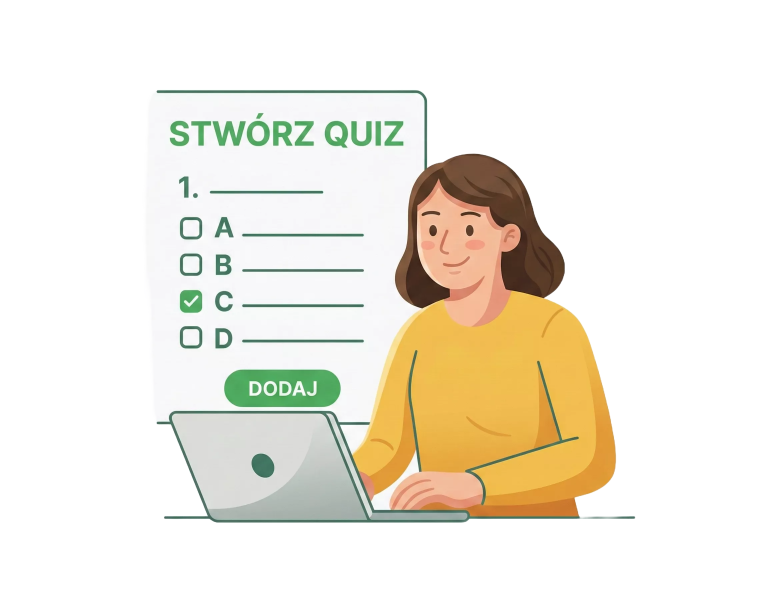
#> input picture apps/app/src/assets/dashboard_welcome.webp, 2336 x 1824 px (shown at 1/3 size)
$ python -i generator.py   (imports and definitions only)
#> lines starting #> are read from the running program, lines starting #| are printed output that depends on the picture
"""Thumbnail generation for materials."""

from __future__ import annotations

import io
import math
from pathlib import Path

from PIL import Image

# A4 ratio: 210mm x 297mm = 1:1.414
A4_RATIO = math.sqrt(2)  # ~1.414
THUMBNAIL_WIDTH = 250
THUMBNAIL_HEIGHT = int(THUMBNAIL_WIDTH * A4_RATIO)  # ~354px


def generate_thumbnail_from_pdf(pdf_path: Path) -> bytes | None:
    """Generate thumbnail from first page of PDF."""
    try:
        from pdf2image import convert_from_path  # type: ignore[attr-defined]

        # Convert first page to image
        images = convert_from_path(str(pdf_path), first_page=1, last_page=1, dpi=150)
        if not images:
            return None

        image = images[0]
        return _resize_and_encode(image)
    except Exception:
        return None


def generate_thumbnail_from_image(image_path: Path) -> bytes | None:
    """Generate thumbnail from image file."""
    try:
        with Image.open(image_path) as img:
            # Convert to RGB if necessary (for PNG with transparency, etc.)
#> img is the input picture: PIL image 2336x1824 RGBA; mean R, G, B, A 79.9, 74.7, 63.2, 91.5
            if img.mode in ("RGBA", "LA", "P"):
                rgb_img = Image.new("RGB", img.size, (255, 255, 255))
#> rgb_img: PIL image 2336x1824 RGB; every value is 255
                if img.mode == "P":
                    img = img.convert("RGBA")
                mask = img.split()[-1] if img.mode in ("RGBA", "LA") else None
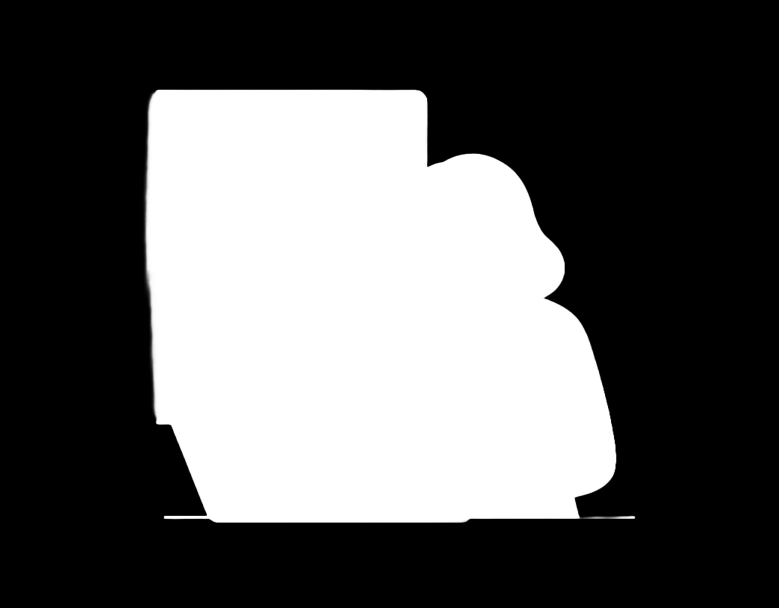
#> mask: PIL image 2336x1824 L (shown at 1/3 size); min 0, max 255, mean 91.5
                rgb_img.paste(img, mask=mask)
                img = rgb_img
            elif img.mode != "RGB":
                img = img.convert("RGB")

            return _resize_and_encode(img)
    except Exception:
        return None


def _resize_and_encode(image: Image.Image) -> bytes:
    """Resize image to A4 ratio thumbnail and encode as JPEG."""
    # Calculate target size maintaining A4 ratio
    img_width, img_height = image.size
#> img_width = 2336; img_height = 1824
    img_ratio = img_height / img_width if img_width > 0 else A4_RATIO
#> img_ratio = 0.781

    # If image is wider than A4 ratio, fit to width
    # If image is taller than A4 ratio, fit to height
    if img_ratio > A4_RATIO:
        # Image is taller - fit to height
        target_height = THUMBNAIL_HEIGHT
        target_width = int(target_height / img_ratio)
    else:
        # Image is wider - fit to width
        target_width = THUMBNAIL_WIDTH
        target_height = int(target_width * img_ratio)
#> target_height = 195

    # Resize with high-quality resampling
    resized = image.resize((target_width, target_height), Image.Resampling.LANCZOS)
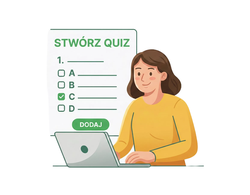
#> resized: PIL image 250x195 RGB; mean R, G, B 240.2, 235.3, 223.6

    # Create canvas with A4 ratio
    canvas = Image.new("RGB", (THUMBNAIL_WIDTH, THUMBNAIL_HEIGHT), (255, 255, 255))
#> canvas: PIL image 250x353 RGB; every value is 255

    # Center the resized image on canvas
    x_offset = (THUMBNAIL_WIDTH - target_width) // 2
    y_offset = (THUMBNAIL_HEIGHT - target_height) // 2
#> y_offset = 79
    canvas.paste(resized, (x_offset, y_offset))
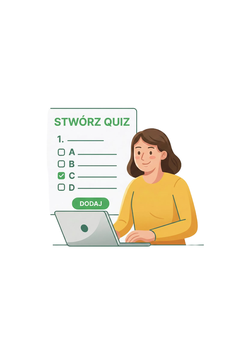
#> canvas: PIL image 250x353 RGB; mean R, G, B 246.8, 244.1, 237.7

    # Encode as JPEG
    buffer = io.BytesIO()
    canvas.save(buffer, format="JPEG", quality=85, optimize=True)
    return buffer.getvalue()


def can_generate_thumbnail(mime_type: str | None, filename: str | None) -> bool:
    """Check if thumbnail can be generated for this file type."""
    if not mime_type and not filename:
        return False

    # PDF
    is_pdf = mime_type == "application/pdf" or (
        filename and filename.lower().endswith(".pdf")
    )
    if is_pdf:
        return True

    # Images
    if mime_type and mime_type.startswith("image/"):
        return True

    if filename:
        ext = Path(filename).suffix.lower()
        if ext in {".png", ".jpg", ".jpeg", ".webp", ".gif", ".bmp"}:
            return True

    return False

>>> result = generate_thumbnail_from_image('../../../../apps/app/src/assets/dashboard_welcome.webp')

$ run again, on apps/app/src/assets/faq.webp
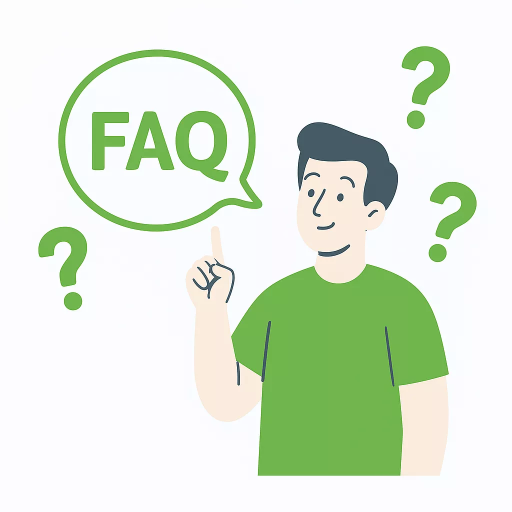
#> input picture apps/app/src/assets/faq.webp, 1024 x 1024 px (shown at 1/2 size)
#> in generate_thumbnail_from_image, img is the input picture: PIL image 1024x1024 RGB; mean R, G, B 223.1, 234.7, 217.3
#> in _resize_and_encode, `resized = image.resize((target_width, target_height), Image.Resampling..`:
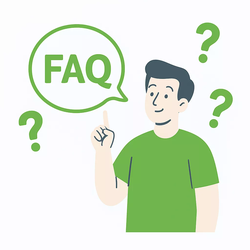
#> resized: PIL image 250x250 RGB; mean R, G, B 223, 234.7, 217.1
#> in _resize_and_encode, `canvas.paste(resized, (x_offset, y_offset))`:
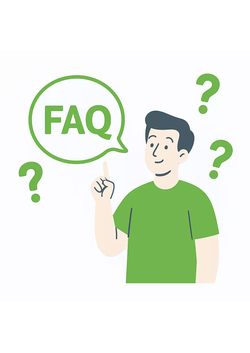
#> canvas: PIL image 250x353 RGB; mean R, G, B 232.3, 240.6, 228.2

$ run again, on apps/app/src/assets/landing_main.webp
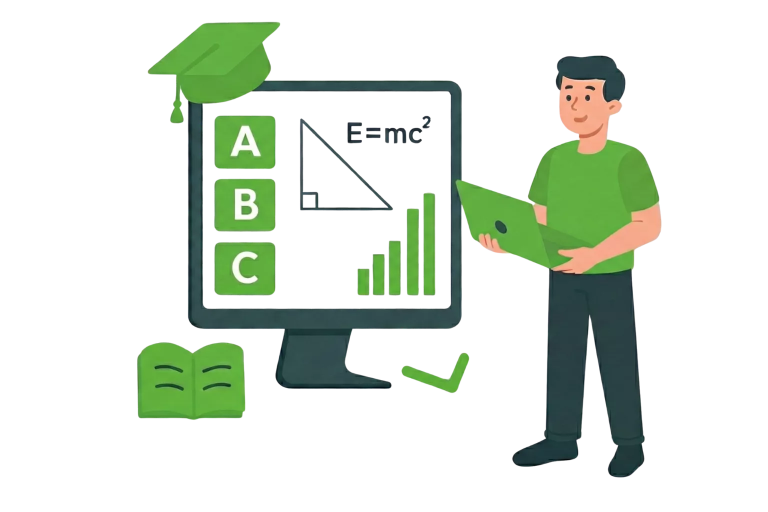
#> input picture apps/app/src/assets/landing_main.webp, 1536 x 1024 px (shown at 1/2 size)
#> in generate_thumbnail_from_image, img is the input picture: PIL image 1536x1024 RGBA; mean R, G, B, A 23.3, 32.9, 21, 55.8
#> in generate_thumbnail_from_image, `mask = img.split()[-1] if img.mode in ("RGBA", "LA") else None`:
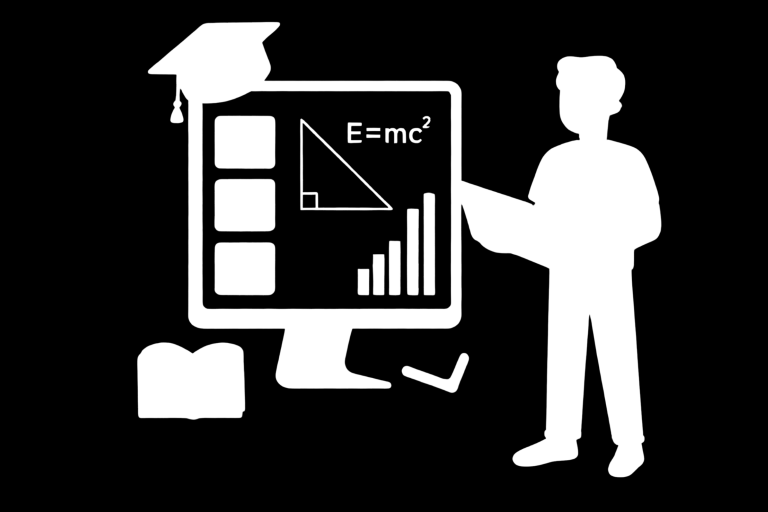
#> mask: PIL image 1536x1024 L (shown at 1/2 size); min 0, max 255, mean 55.8
#> in _resize_and_encode, `canvas.paste(resized, (x_offset, y_offset))`:
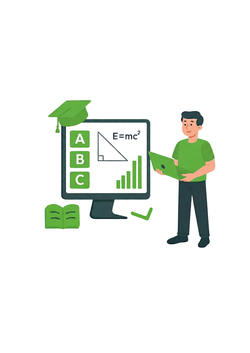
#> canvas: PIL image 250x353 RGB; mean R, G, B 237.4, 241.7, 236.1
